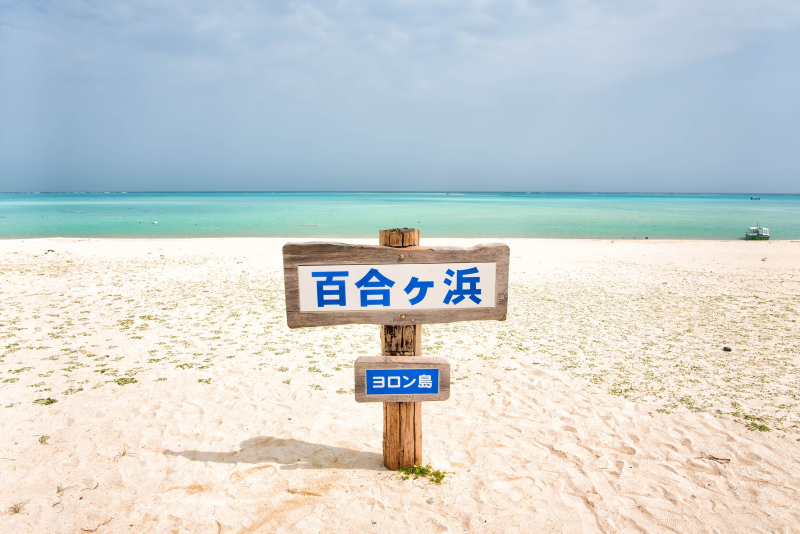
#> input picture image/test1.jpg, 1600 x 1068 px (shown at 1/2 size)
$ python -i inPainting.py   (imports and definitions only)
#> lines starting #> are read from the running program, lines starting #| are printed output that depends on the picture; after the words box and inside, x2 and y2 are one past the last pixel; in counts of white or black regions, pixels touching at a corner belong together
#> further down, picture is the input picture: shape (1068, 1600, 3); mean B, G, R 208.1, 209.5, 203.7
import sys
import numpy as np
import cv2
from matplotlib import pyplot as plt


# 輪郭の頂点の数が最大のものを,最大の輪郭として採用している
def get_max_index(contours):
    max_num = 0
    max_i = -1
    for i, cnt in enumerate(contours):
        cnt_num = len(cnt)
        if cnt_num > max_num:
            max_num = cnt_num
            max_i = i
    return max_i


ix, iy, ex, ey = -1, -1, -1, -1
fill_x, fill_y = -1, -1
is_rect = False


def mouse_input(event, x, y, flag, param):
    global ix, iy, ex, ey, is_rect, img_temp

    if not is_rect:
        img_temp = img.copy()
        if event == cv2.EVENT_LBUTTONDOWN:
            ix, iy = x, y
        # elif event == cv2.EVENT_MOUSEMOVE:
        elif event == cv2.EVENT_LBUTTONUP:
            ex, ey = x, y
            cv2.rectangle(img_temp, (ix, iy), (ex, ey), (0, 255, 0), 1)
            is_rect = True


def make_roi(img):
    global ix, iy, ex, ey
    w, h = abs(ix - ex), abs(iy - ey)
    if ix < ex:
        if iy < ey:
            pass
        else:
            iy -= h
            ey += h
    else:
        if iy < ey:
            ix -= w
            ex += w
        else:
            tmp = (ex, ey)
            ex, ey = ix, iy
            ix, iy = tmp

    return img[iy:ey, ix:ex]


def inPainting(img):
    # cv2.imshow('img', img)
    global img_result
    img_hsv = cv2.cvtColor(img, cv2.COLOR_BGR2HSV)
#> img_hsv: shape (1068, 1600, 3); mean H, S, V 55, 48.5, 226.7
    rows, cols, c = img_hsv.shape
#> rows = 1068; cols = 1600; c = 3
    binary_threshold = 100
    kernel_close_parm = 3
    kernel_open_parm = 13

    padding = 10

    # roi(範囲画像)を作成し、HSVのチャンネルごとに分ける
    # roi_bgr = img[220:480, 270:520]
    roi_bgr = make_roi(img)
#> roi_bgr = empty array
    roi_bgr_padding = cv2.copyMakeBorder(roi_bgr, padding, padding, padding, padding, cv2.BORDER_CONSTANT,
                                         value=(255, 255, 255))
#> roi_bgr_padding: shape (20, 20, 3); every value is 255
    roi_hsv = cv2.cvtColor(roi_bgr_padding, cv2.COLOR_BGR2HSV)
#> roi_hsv: shape (20, 20, 3); mean H, S, V 0, 0, 255
    # cv2.imshow('roi_bgr', roi_bgr)

    h = roi_hsv[:, :, 0]
#> h: shape (20, 20); every value is 0
    s = roi_hsv[:, :, 1]
    v = roi_hsv[:, :, 2]
#> v: shape (20, 20); every value is 255

    # cv2.imshow('H', h)
    # cv2.imshow('S', s)
    # cv2.imshow('V', v)

    # vの画像がコントラスト高めなので採用
    # vのヒストグラムを正規化して、更にコントラスを上げる
    equ_v = cv2.equalizeHist(v)
    # cv2.imshow('equ_v', equ_v)

    # 以下はヒストグラムの確認をしている
    # plt.hist(v.ravel(), 256, [0, 256]);
    # plt.hist(equ_v.ravel(), 256, [0, 256]);
    # plt.show()

    # 2値化する
    _, roi_binary, = cv2.threshold(equ_v, binary_threshold, 255, cv2.THRESH_BINARY)
    # cv2.imshow('roi_binary', roi_binary)

    # モーフィング処理
    kernel_close = cv2.getStructuringElement(cv2.MORPH_RECT, (kernel_close_parm, kernel_close_parm))
    kernel_open = cv2.getStructuringElement(cv2.MORPH_RECT, (kernel_open_parm, kernel_open_parm))
    closing = cv2.morphologyEx(roi_binary, cv2.MORPH_CLOSE, kernel_close)
    opening = cv2.morphologyEx(closing, cv2.MORPH_OPEN, kernel_open)
    opening = cv2.bitwise_not(opening)
    # cv2.imshow('close)', closing)
    # cv2.imshow('open', opening)

    # 輪郭抽出して、マスク画像生成
    contours, hierarchy = cv2.findContours(opening, cv2.RETR_EXTERNAL, cv2.CHAIN_APPROX_SIMPLE)
#> contours = []
    max_index = get_max_index(contours)
#> after the loop in get_max_index, `for i, cnt in enumerate(contours):`: max_i = -1; max_num = 0
#> max_index = -1
    mask = np.zeros(opening.shape, dtype=np.uint8)
    cv2.drawContours(mask, contours, max_index, (255, 255, 255), thickness=-1, lineType=1)

    cv2.namedWindow("process_roi", cv2.WINDOW_NORMAL)
    process_roi = cv2.hconcat([v, equ_v, roi_binary, opening, mask])
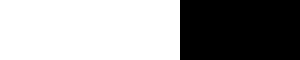
#> process_roi: shape (20, 100) (shown 3 times larger); 60% white; 1 black region, box (x1, y1, x2, y2) and area: (60, 0, 100, 20) 800
    cv2.imshow("process_roi", process_roi)

    # マスクのPadding消去, 膨張, 入力画像のサイズに合わせる
    w, h = mask.shape
#> w = 20; h = 20
    mask = mask[padding:w - padding, padding:h - padding]
#> mask = empty array
    kernel_dilate = cv2.getStructuringElement(cv2.MORPH_RECT, (10, 10))
#> (the run stopped early here; a loop or call above may not have finished)
